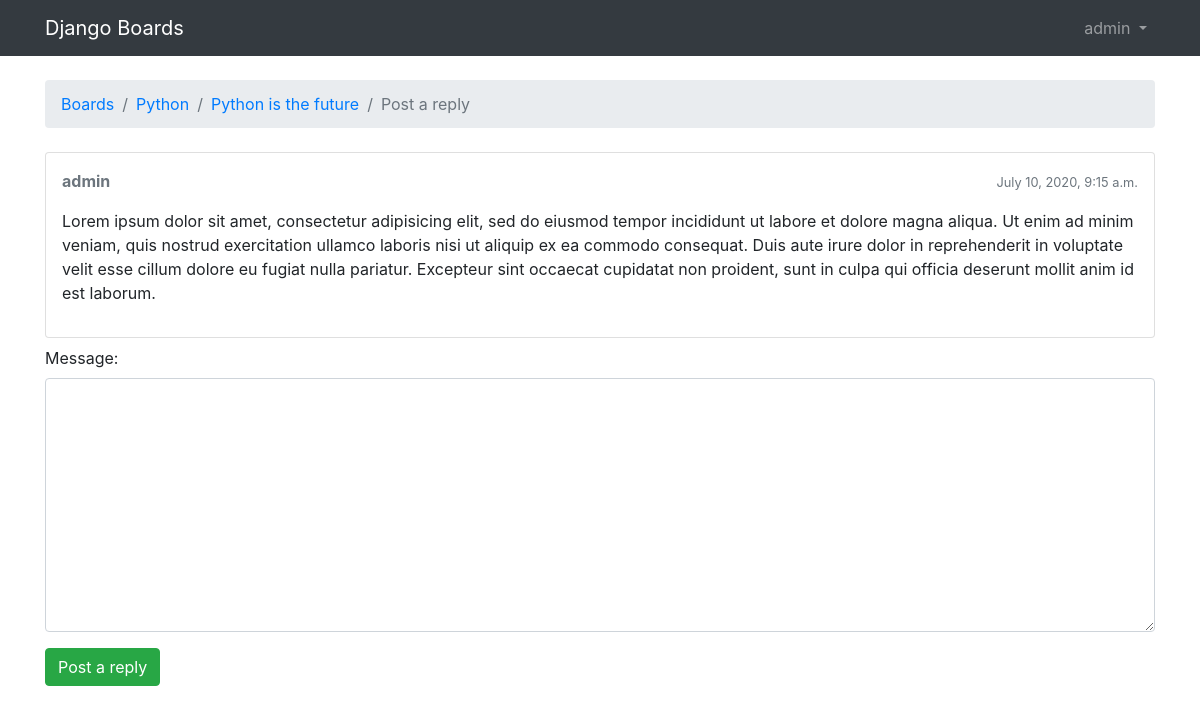
The page /boards/2/topics/12/reply/ (signed in) on the database as committed earlier.
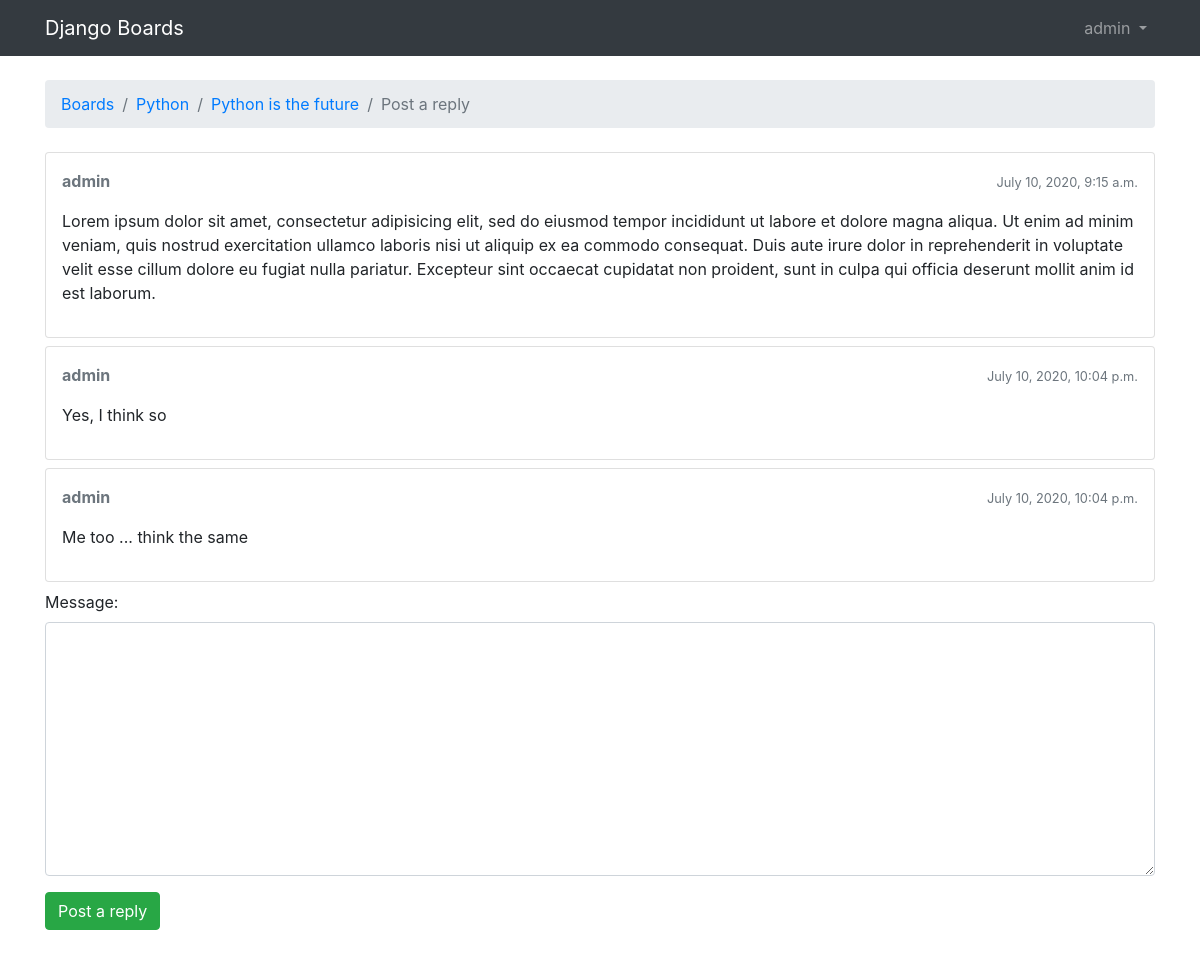
The same page on the database as committed later.
### boards/models.py (models this page shows, shortened)
class Post(models.Model):
    message    = models.TextField(max_length=4000)
    topic 	   = models.ForeignKey(Topic, related_name='posts', on_delete=models.CASCADE)
    created_at = models.DateTimeField(auto_now_add=True)
    updated_at = models.DateTimeField(null=True)
    created_by = models.ForeignKey(User, related_name='posts', on_delete=models.CASCADE)
    updated_by = models.ForeignKey(User, null=True, related_name='+', on_delete=models.CASCADE)
    def get_message_as_markdown(self):
        return mark_safe(markdown(self.message, safe_mode='escape'))

### boards/views.py (the view)
# urls.py: url(r'^boards/(?P<pk>\d+)/topics/(?P<topic_pk>\d+)/reply/$', views.reply_topic, name='reply_topic'),
@login_required
def reply_topic(request, pk, topic_pk):
    topic = get_object_or_404(Topic, board__pk=pk, pk=topic_pk)
    if request.method == 'POST':
        form = PostForm(request.POST)
        if form.is_valid():
            post = form.save(commit=False)
            post.topic = topic
            post.created_by = request.user
            post.save()
            return redirect('topic_posts', pk=pk, topic_pk=topic_pk)
    else:
        form = PostForm()
    return render(request, 'reply_topic.html', {'topic': topic, 'form': form})

### boards/forms.py
class PostForm(forms.ModelForm):
    class Meta:
        model = Post
        fields = ['message', ]

### boards/templatetags/form_tags.py (called while the page is built)
@register.filter
def input_class(bound_field):
    css_class = ''
    if bound_field.form.is_bound:
        if bound_field.errors:
            css_class = 'is-invalid'
        elif field_type(bound_field) != 'PasswordInput':
            css_class = 'is-valid'
    return 'form-control {}'.format(css_class)

### templates/reply_topic.html (shortened to what this page needs)
{% extends 'base.html' %}
{% load static %}
{% block breadcrumb %}
  <li class="breadcrumb-item"><a href="{% url 'home' %}">Boards</a></li>
  <li class="breadcrumb-item"><a href="{% url 'board_topics' topic.board.pk %}">{{ topic.board.name }}</a></li>
  <li class="breadcrumb-item"><a href="{% url 'topic_posts' topic.board.pk topic.pk %}">{{ topic.subject }}</a></li>
  <li class="breadcrumb-item active">Post a reply</li>
{% endblock %}
{% block content %}
  {% for post in topic.posts.all %}
    <div class="card mb-2">
      <div class="card-body p-3">
        <div class="row mb-3">
          <div class="col-6">
            <strong class="text-muted">{{ post.created_by.username }}</strong>
          </div>
          <div class="col-6 text-right">
            <small class="text-muted">{{ post.created_at }}</small>
          </div>
        </div>
        {{ post.get_message_as_markdown }}
      </div>
    </div>
  {% endfor %}
  <form method="post" class="mb-4">
    {% include 'includes/form.html' %}
    <button type="submit" class="btn btn-success">Post a reply</button>
  </form>
{% endblock %}

Rows that differ between the two databases and show on the page:
added Post: created_by.username "admin", created_at "July 10, 2020, 10:04 p.m.", get_message_as_markdown "Yes, I think so"
added Post: created_by.username "admin", created_at "July 10, 2020, 10:04 p.m.", get_message_as_markdown "Me too ... think the same"
